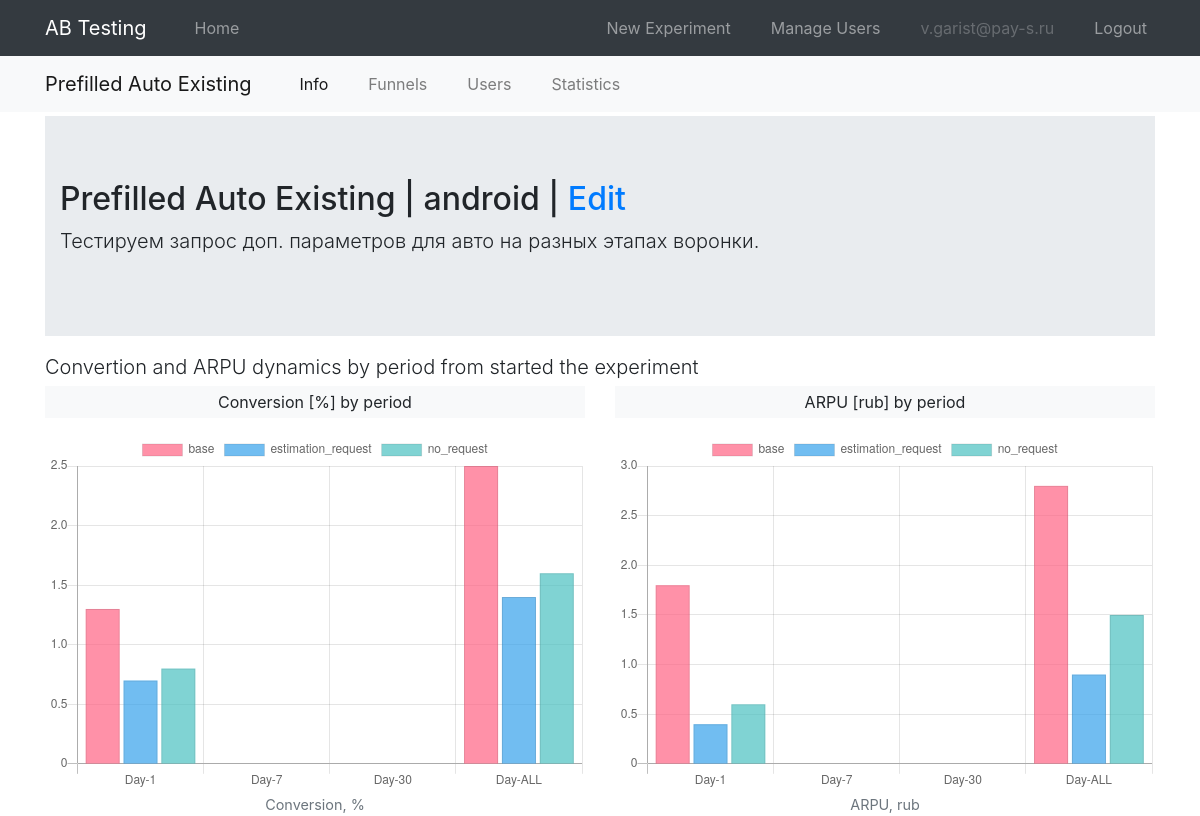
The app's page /exp_android_prefilled_auto_existing/index (signed in) with its own data.
### models.py (models this page shows, shortened)
class User(UserMixin, db.Model):
    id = db.Column(db.Integer, primary_key=True)
    email = db.Column(db.String(120), index=True, unique=True)
    password_hash = db.Column(db.String(128))
    is_admin = db.Column(db.Boolean, unique=False, default=False)

class ABExperiment(db.Model):
    __tablename__ = "experiment"
    __table_args__ = (db.UniqueConstraint('app_id', 'name', name="unique_constraint_app_exp"), )
    id = db.Column(db.Integer, primary_key=True)
    app_id = db.Column(db.Integer, db.ForeignKey("app.id"))
    name = db.Column(db.String(120), index=True)
    description = db.Column(db.Text)
    metrics = db.Column(db.Text)
    start_date = db.Column(db.Date)
    end_date = db.Column(db.Date)
    options = db.relationship('ABOption', backref='experiment') # cascade="all, delete-orphan"
    @property
    def metrics_json(self):
        return json.loads(self.metrics) if self.metrics is not None else dict()
    @property
    def clean_name(self):
        clean_name = " ".join(
            [i.capitalize() for i in self.name.split("_") if i not in ("exp", "ios", "android")]
        )
        return clean_name
    @property
    def sorted_options(self):
        options = sorted(self.options, key=lambda x: (-x.is_control_group, x.name))
        return [i.name for i in options]
    def get_valueset_total(self, col_name='cnt_users'):
        if not self.metrics_json:
            return
        valueset = {i: [] for i in self.sorted_options}
        for period in ["1d", "7d", "30d", "all"]:
            tmp = self.metrics_json[f"{col_name}_{period}"]
            for option in valueset.keys():
                valueset[option].append(tmp[option])
        return valueset

class App(db.Model):
    __tablename__ = "app"
    id = db.Column(db.Integer, primary_key=True)
    name = db.Column(db.String(120), index=True, unique=True)
    experiments = db.relationship('ABExperiment', backref='app')

### ab/ab.py (the view)
@bp.route("/<exp_name>")
@bp.route("/<exp_name>/index")
@login_required
def detail(exp_name):
    exp = ABExperiment.query.filter_by(name=exp_name).first()
    if exp is None:
        abort(404)
    return render_template("ab/ab_item.html", exp=exp, active_link="info")

### main.py (called while the page is built)
@login.user_loader
def load_user(id):
    return User.query.get(int(id))

### templates/ab/ab_item.html (shortened to what this page needs)
{% extends "base.html" %}
{% from "macros/plots/barprot_total.html" import barprot_total %}
{% from "macros/plots/donut.html" import donut %}
{% block second_nav %}
{% include "ab/_second_nav.html" %}
{% endblock %}
{% block content %}
<div class="container">
    <div class="jumbotron jumbotron-fluid my-0">
        <div class="container">
        {% if exp %}
            {% if current_user.is_admin %}
            <h2>{{ exp.clean_name }} | {{ exp.app.name }} | <a href="{{ url_for('admin.edit_experiment', exp_name=exp.name) }}">Edit</a></h2>
            {% else %}
            <h2>{{ exp.clean_name }} | {{ exp.app.name }}</h2>
            {% endif %}
            <p class="lead">{{ exp.description }}</p>
        {% endif %}
        </div>
    </div>
    <p class="lead mt-3 mb-1">Convertion and ARPU dynamics by period from started the experiment</p>
    <div class="row">
        <div class="col-6">
            <p class="text-center bg-light p-1">Conversion [%] by period</p>
            <canvas id="conversion_total"></canvas>
            <figcaption class="figure-caption text-center">Conversion, %</figcaption>
        </div>
        <div class="col-6">
            <p class="text-center bg-light p-1">ARPU [rub] by period</p>
            <canvas id="arpu_total"></canvas>
            <figcaption class="figure-caption text-center">ARPU, rub</figcaption>
        </div>
    </div>
</div>
{% endblock %}
{% block plotsjs %}
{{
    barprot_total(
        figure_id="arpu_total",
        valueset=exp.get_valueset_total(col_name="arpu"),
        options=exp.sorted_options,
        percentage=False
    )
}}
{{
    barprot_total(
        figure_id="conversion_total",
        valueset=exp.get_valueset_total(col_name="conversion"),
        options=exp.sorted_options,
        percentage=True
    )
}}
{% endblock %}

### templates/base.html (shortened to what this page needs)
<!DOCTYPE html>
<html>
    <head>
        <link rel="stylesheet" href="https://stackpath.bootstrapcdn.com/bootstrap/4.5.0/css/bootstrap.min.css">
        <link rel="stylesheet" href="https://stackpath.bootstrapcdn.com/font-awesome/4.7.0/css/font-awesome.min.css">
        <link rel="stylesheet" type="text/css" href="{{ url_for('static', filename='css/style.css') }}">
    </head>
    <body>
    <nav class="navbar navbar-expand-md navbar-dark bg-dark fixed-top">
        <div class="container">
            <a class="navbar-brand" href="{{ url_for('ab.index') }}">AB Testing</a>
            <div class="collapse navbar-collapse" id="navbarCollapse">
                <ul class="navbar-nav mr-auto">
                    <li class="nav-item {{ 'active' if active_link == 'home' else None }} ml-4">
                        <a class="nav-link" href="{{ url_for('ab.index') }}">Home</a>
                    </li>
                </ul>
                <ul class="navbar-nav ml-auto">
                {% if current_user.is_authenticated %}
                {% if current_user.is_admin %}
                    <li class="nav-item mr-4 {{ 'active' if active_link == 'create_experiment' else None }}">
                    <a class="nav-link" href="{{ url_for('admin.create_experiment') }}">New Experiment</a>
                    </li>
                    <li class="nav-item mr-4 {{ 'active' if active_link == 'manage_users' else None }}">
                    <a class="nav-link" href="{{ url_for('admin.manage_users') }}">Manage Users</a>
                    </li>
                {% endif %}
                    <li class="nav-item mr-4">
                    <a class="nav-link disabled">{{ current_user.email }}</a>
                    </li>
                    <li class="nav-item">
                    <a class="nav-link" href="{{ url_for('auth.logout') }}">Logout</a>
                    </li>
                {% endif %}
                </ul>
            </div>
        </div>
    </nav>
    {% block second_nav %}{% endblock %}
    {% block content %}
    {% endblock %}
    {% block plotsjs %}
    {% endblock %}
    </body>
</html>

### templates/ab/_second_nav.html (shortened to what this page needs)
<nav class="navbar navbar-expand-md navbar-light bg-light">
    <div class="container mx-auto">
        <a class="navbar-brand" href="{{ url_for('ab.detail', exp_name=exp.name) }}">{{ exp.clean_name }}</a>
        <div class="collapse navbar-collapse" id="navbar2Collapse">
            <ul class="navbar-nav ml-4">
                <li class="nav-item {{ 'active' if active_link == 'info' else None }} mr-4">
                    <a class="nav-link" href="{{ url_for('ab.detail', exp_name=exp.name) }}">Info</a>
                </li>
                <li class="nav-item {{ 'active' if active_link == 'funnel' else None }} mr-4">
                    <a class="nav-link" href="{{ url_for('ab.detail_funnel', exp_name=exp.name) }}">Funnels</a>
                </li>
                <li class="nav-item {{ 'active' if active_link == 'users' else None }} mr-4">
                    <a class="nav-link" href="{{ url_for('ab.detail_users', exp_name=exp.name) }}">Users</a>
                </li>
                <li class="nav-item {{ 'active' if active_link == 'stats' else None }} mr-4">
                    <a class="nav-link" href="{{ url_for('ab.detail_stats', exp_name=exp.name, period='1d') }}">Statistics</a>
                </li>
            </ul>
        </div>
    </div>
</nav>

### static/css/style.css (style rules this page uses)
body { padding-top: 3.5rem; }

### records on screen
User: email "v.garist@pay-s.ru"
ABExperiment: clean_name "Prefilled Auto Existing", description "Тестируем запрос доп. параметров для авто на разных этапах воронки."
App: app.name "android"

### other values on screen
chart data {{ label }} Day-1, Day-7, Day-30, Day-ALL, Day-1, Day-7, Day-30, Day-ALL
chart data {{ option }} base, estimation_request, no_request, base, estimation_request, no_request
chart data {{ '{:.1f}'.format(i) }} 1.8, 0.0, 0.0, 2.8, 0.4, 0.0, 0.0, 0.9, 0.6, 0.0, 0.0, 1.5
